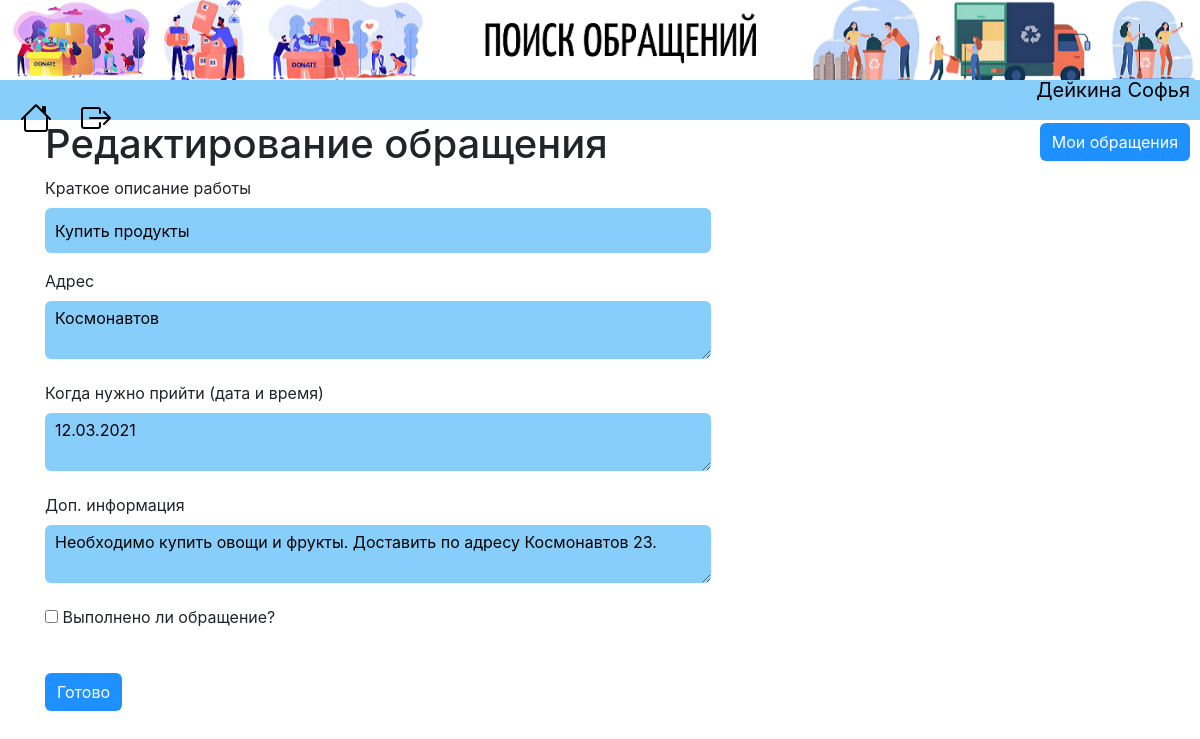
The app's page /addjob/1 (signed in) with its own data.
### data/users.py (models this page shows, shortened)
class User(SqlAlchemyBase, UserMixin):
    __tablename__ = 'users'
    id = sqlalchemy.Column(sqlalchemy.Integer, primary_key=True, autoincrement=True)
    surname = sqlalchemy.Column(sqlalchemy.String, nullable=True)
    name = sqlalchemy.Column(sqlalchemy.String, nullable=True)
    employment = sqlalchemy.Column(sqlalchemy.String, nullable=True)
    email = sqlalchemy.Column(sqlalchemy.String, index=True, unique=True, nullable=True)
    hashed_password = sqlalchemy.Column(sqlalchemy.String, nullable=True)
    info = sqlalchemy.Column(sqlalchemy.String, nullable=True)
    job = orm.relation("Jobs", back_populates='user')

### data/jobs.py (models this page shows)
class Jobs(SqlAlchemyBase):
    __tablename__ = 'jobs'
    id = sqlalchemy.Column(sqlalchemy.Integer,
                           primary_key=True, autoincrement=True)
    employer = sqlalchemy.Column(sqlalchemy.Integer, sqlalchemy.ForeignKey("users.id"))
    description = sqlalchemy.Column(sqlalchemy.String)
    address = sqlalchemy.Column(sqlalchemy.String)
    info = sqlalchemy.Column(sqlalchemy.String, nullable=True)
    date = sqlalchemy.Column(sqlalchemy.String)
    coords = sqlalchemy.Column(sqlalchemy.String)
    is_finished = sqlalchemy.Column(sqlalchemy.Boolean, default=False)
    employee = sqlalchemy.Column(sqlalchemy.Integer, default=0)
    user = orm.relation('User')

### data/jobs_api.py (the view, shortened to what this page needs)
@blueprint.route('/addjob/<int:job_id>', methods=['GET', 'POST'])
@login_required
def edit_job(job_id):
    form = JobsForm()
    session = db_session.create_session()
    job = session.query(Jobs).filter(Jobs.id == job_id, Jobs.employer == current_user.id).first()
    if request.method == "GET":
        if job:
            form.description.data = job.description
            form.address.data = job.address
            form.date.data = job.date
            form.info.data = job.info
            form.is_finished.data = job.is_finished
        else:
            abort(404)
    return render_template('edit_job.html', title='Редактирование обращения', form=form)

### data/db_session.py (called while the page is built)
def create_session() -> Session:
    global __factory
    return __factory()

### main.py (called while the page is built)
def main():
    db_session.global_init("db/jobs.db")
    @login_manager.user_loader
    def load_user(user_id):
        session = db_session.create_session()
        return session.query(User).get(user_id)
    app.register_blueprint(jobs_api.blueprint)
    app.register_blueprint(user_api.blueprint)
    @app.errorhandler(404)
    def not_found(error):
        return make_response(jsonify({'error': 'Not found'}), 404)
    app.run()

### templates/edit_job.html (shortened to what this page needs)
{% extends "base.html" %}
{% block content %}
<h1>Редактирование обращения</h1>
<form action="" method="post">
    <p>
        {{ form.description.label }}<br>
        {{ form.description(class="edit-job-form") }}<br>
    </p>
    <p>
        {{ form.address.label }}<br>
        {{ form.address(class="edit-job-form") }}<br>
    </p>
    <p>
        {{ form.date.label }}<br>
        {{ form.date(class="edit-job-form") }}<br>
    </p>
    <p>
        {{ form.info.label }}<br>
        {{ form.info(class="edit-job-form") }}<br>
    </p>
    <p>{{ form.is_finished() }} {{ form.is_finished.label }}</p>
    <p>{{ form.submit(type="submit", class="edit-job-ready-btn") }}</p>
</form>
{% endblock %}

### templates/base.html (shortened to what this page needs)
<!doctype html>
<html lang="en">
<head>
    <link rel="stylesheet" type="text/css" href="/static/css/style.css"/>
    <link rel="stylesheet"
          href="https://stackpath.bootstrapcdn.com/bootstrap/4.4.1/css/bootstrap.min.css"
>
</head>
<body>
<div class="menu">
    <img src="{{ url_for('static', filename='img/Поиск обращений.png') }}" class="img-responsive">
    <nav class="navbar">
        <a class="home" href="/">
        </a>
        {% if current_user.is_authenticated %}
        <a class="exit" href="/logout">
        </a>
        {% if current_user.is_authenticated and current_user.employment == 'Заказчик' %}
        <div class="my_orders">
            <a href="/myjobs">Мои обращения</a>
        </div>
        {% endif %}
        {% else %}
        <p>
        <div class="register"><a href="/register">Регистрация</a></div>
        <div class="login"><a href="/login">Вход</a></div>
        </p>
        {% endif %}
        <p class="username">{{ current_user.surname }} {{ current_user.name }}</p>
    </nav>
</div>
<main role="main" class="container">
    {% block content %}{% endblock %}
</main>
</body>
</html>

### static/css/style.css (style rules this page uses)
.menu { background: #87CEFA; height: 120px; }
.home { position: absolute; left: 20px; margin-top: 60px; color: #000000; }
.exit { position: absolute; left: 80px; margin-top: 60px; color: #000000; }
.my_orders a { position: absolute; right: 10px; margin-top: 35px; background-color: #1E90FF; color: #fff; border-radius: 6px; padding: 7px 12px 7px 12px; }
.username { position: absolute; margin-top: 20px; font-size: 20px; right: 10px; color: #000000; }
form { width: 60%; }
.edit-job-form { width: 100%; border: none; border-radius: 6px; min-height: 45px; padding: 5px 5px 5px 10px; background-color: #87CEFA; }
.edit-job-ready-btn { background-color: #1E90FF; border: none; color: #fff; border-radius: 6px; padding: 7px 12px 7px 12px; margin-top: 20px; }
.img-responsive { max-width: 100%;; height: auto; }

### records on screen
User: surname "Дейкина", name "Софья"
Jobs: description "Купить продукты", address "Космонавтов", date "12.03.2021", info "Необходимо купить овощи и фрукты. Доставить по адресу Космонавтов 23."
